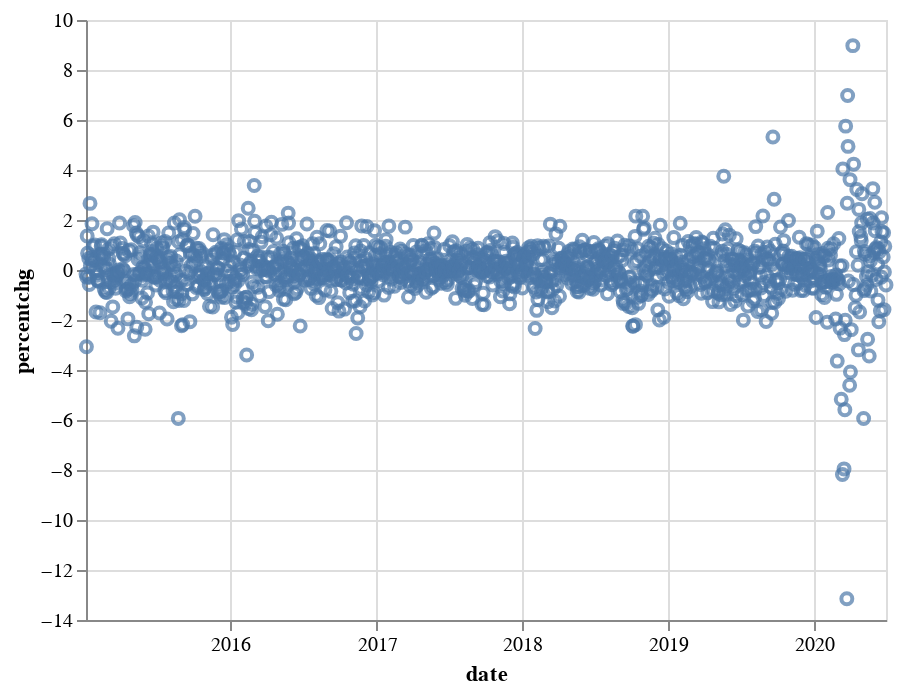

Notebook cell for this chart:
### Code cell
alt.Chart(altdata_closepercentchg10).mark_point().encode(
    x='date',
    y='percentchg'
)

### Figure 1 — Vega-Lite specification as saved in the notebook (floating-point values rounded to 4 significant figures; data arrays with more than 128 entries replaced by an {"elided": "..."} marker saying what was removed)
{"config": {"view": {"continuousWidth": 400, "continuousHeight": 300}}, "data": {"name": "data-d35ee4b728a214c525a55cca516d9735"}, "mark": "point", "encoding": {"x": {"type": "temporal", "field": "date"}, "y": {"type": "quantitative", "field": "percentchg"}}, "$schema": "https://vega.github.io/schema/vega-lite/v4.8.1.json", "datasets": {"data-d35ee4b728a214c525a55cca516d9735": {"elided": "1344 records"}}}
